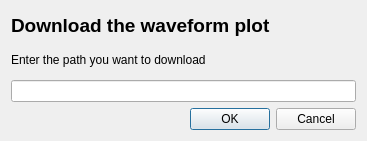
<?xml version="1.0" encoding="UTF-8"?>
<ui version="4.0">
 <class>Dialog</class>
 <widget class="QDialog" name="Dialog">
  <property name="geometry">
   <rect>
    <x>0</x>
    <y>0</y>
    <width>367</width>
    <height>141</height>
   </rect>
  </property>
  <property name="windowTitle">
   <string>Dialog</string>
  </property>
  <layout class="QGridLayout" name="gridLayout">
   <item row="0" column="0">
    <layout class="QVBoxLayout" name="verticalLayout_3">
     <item>
      <widget class="QLabel" name="label">
       <property name="font">
        <font>
         <pointsize>14</pointsize>
         <weight>75</weight>
         <bold>true</bold>
        </font>
       </property>
       <property name="text">
        <string>Download the waveform plot</string>
       </property>
      </widget>
     </item>
     <item>
      <widget class="QLabel" name="label_2">
       <property name="text">
        <string>Enter the path you want to download</string>
       </property>
      </widget>
     </item>
     <item>
      <widget class="QLineEdit" name="plot_download"/>
     </item>
    </layout>
   </item>
   <item row="1" column="0">
    <widget class="QDialogButtonBox" name="buttonBox">
     <property name="orientation">
      <enum>Qt::Horizontal</enum>
     </property>
     <property name="standardButtons">
      <set>QDialogButtonBox::Cancel|QDialogButtonBox::Ok</set>
     </property>
    </widget>
   </item>
  </layout>
 </widget>
 <resources/>
 <connections>
  <connection>
   <sender>buttonBox</sender>
   <signal>accepted()</signal>
   <receiver>Dialog</receiver>
   <slot>accept()</slot>
   <hints>
    <hint type="sourcelabel">
     <x>248</x>
     <y>254</y>
    </hint>
    <hint type="destinationlabel">
     <x>157</x>
     <y>274</y>
    </hint>
   </hints>
  </connection>
  <connection>
   <sender>buttonBox</sender>
   <signal>rejected()</signal>
   <receiver>Dialog</receiver>
   <slot>reject()</slot>
   <hints>
    <hint type="sourcelabel">
     <x>316</x>
     <y>260</y>
    </hint>
    <hint type="destinationlabel">
     <x>286</x>
     <y>274</y>
    </hint>
   </hints>
  </connection>
 </connections>
</ui>
